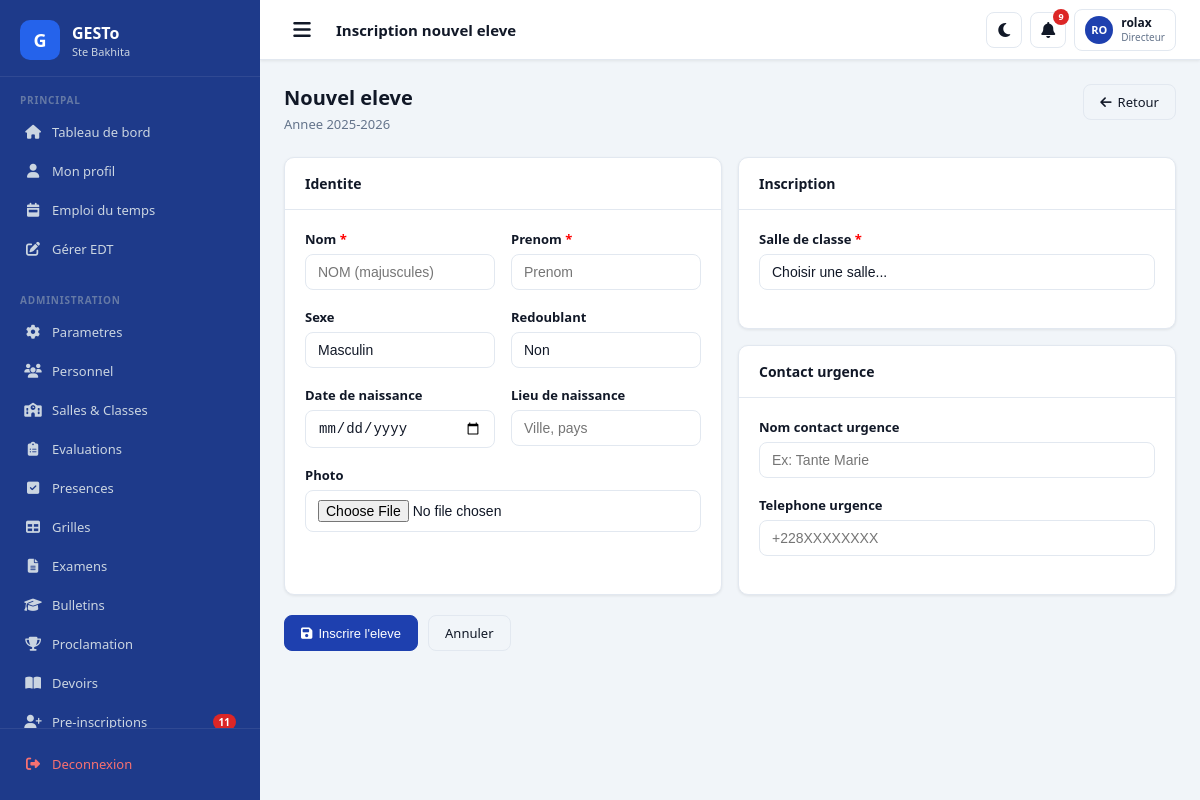
Screenshot of /eleves/nouveau/ (signed in) with the database file from the repository.
### apps/authentication/models.py (models this page shows, shortened)
class CustomUser(AbstractUser):
    ROLES = [
        ('DIRECTEUR', 'Directeur'),
        ('CENSEUR', 'Censeur'),
        ('PROFESSEUR', 'Professeur'),
        ('COMPTABLE', 'Comptable'),
        ('SURVEILLANT', 'Surveillant'),
        ('SECRETAIRE', 'Secrétaire'),
        ('PARENT', 'Parent'),
        ('ELEVE', 'Élève'),
    ]
    role = models.CharField(max_length=20, choices=ROLES, default='ELEVE')
    telephone = models.CharField(max_length=20, blank=True)
    telephone_wa = models.CharField(max_length=20, blank=True,
        help_text="Numéro WhatsApp avec indicatif ex: +22890000000")
    wa_verifie = models.BooleanField(default=False)
    photo = models.ImageField(upload_to='photos/personnel/', null=True, blank=True)
    adresse = models.CharField(max_length=200, blank=True)
    specialite = models.CharField(max_length=100, blank=True)
    date_prise_service = models.DateField(null=True, blank=True)
    preferences_notifications = models.JSONField(default=dict, blank=True)
    created_at = models.DateTimeField(auto_now_add=True)
    class Meta:
        verbose_name = 'Utilisateur'
        verbose_name_plural = 'Utilisateurs'

### apps/academic/models.py (models this page shows, shortened)
class AnneeScolaire(models.Model):
    nom = models.CharField(max_length=20, unique=True)
    date_debut = models.DateField(null=True, blank=True)
    date_fin = models.DateField(null=True, blank=True)
    est_active = models.BooleanField(default=False)
    class Meta:
        verbose_name = 'Année scolaire'
        ordering = ['-nom']
    @classmethod
    def active(cls):
        return cls.objects.filter(est_active=True).first()

### apps/students/views.py (the view)
        def wrapper(request, *args, **kwargs):
            if not request.user.is_authenticated:
                return redirect('login')
            if not (request.user.is_superuser or request.user.role in roles):
                messages.error(request, "Acces refuse.")
                return redirect('dashboard')
            return view_func(request, *args, **kwargs)

### apps/academic/models.py (called while the page is built)
    @classmethod
    def active(cls, annee=None):
        qs = cls.objects.filter(est_active=True)
        if annee:
            qs = qs.filter(annee=annee)
        return qs.first()

    @property
    def effectif(self):
        return self.inscriptions.filter(statut='ACTIVE').count()

### apps/core/templatetags/extras.py (called while the page is built)
@register.filter
def initiales(user):
    try:
        f = (user.first_name or '')[:1].upper()
        l = (user.last_name or '')[:1].upper()
        return f"{f}{l}" or user.username[:2].upper()
    except Exception:
        return '??'

### apps/students/views.py (called while the page is built, shortened)
def role_requis(*roles):
    def decorator(view_func):
        def wrapper(request, *args, **kwargs):
            if not request.user.is_authenticated:
                return redirect('login')
            if not (request.user.is_superuser or request.user.role in roles):
                messages.error(request, "Acces refuse.")
                return redirect('dashboard')
            return view_func(request, *args, **kwargs)
        wrapper.__name__ = view_func.__name__
        return wrapper
    return decorator

@login_required
@role_requis('DIRECTEUR', 'CENSEUR', 'SECRETAIRE')
def nouvel_eleve(request):
    annee = AnneeScolaire.active()
    if not annee:
        messages.error(request, "Activez d'abord une annee scolaire.")
        return redirect('liste_eleves')
    salles = SalleClasse.objects.filter(
        annee=annee, est_active=True
    ).order_by('niveau__ordre', 'nom')
    return render(request, 'students/nouvel_eleve.html', {
        'salles': salles,
        'annee': annee,
    })

### templates/students/nouvel_eleve.html (shortened to what this page needs)
{% extends 'base.html' %}
{% block page_title %}Inscription nouvel eleve{% endblock %}
{% block content %}
<div class="page-header">
  <div>
    <h1>Nouvel eleve</h1>
    <p>Annee {{ annee.nom }}</p>
  </div>
  <a href="{% url 'liste_eleves' %}" class="btn btn-secondary">
    <i class="fas fa-arrow-left"></i> Retour
  </a>
</div>
<form method="post" enctype="multipart/form-data">
  <div class="grid-2">
    <div class="card">
      <div class="card-header"><h5>Identite</h5></div>
      <div class="card-body">
        <div class="grid-2">
          <div class="form-group">
            <label class="form-label">
              Nom <span style="color:red">*</span>
            </label>
            <input type="text" name="nom" class="form-control"
                   placeholder="NOM (majuscules)" required>
          </div>
          <div class="form-group">
            <label class="form-label">
              Prenom <span style="color:red">*</span>
            </label>
            <input type="text" name="prenom" class="form-control"
                   placeholder="Prenom" required>
          </div>
        </div>
        <div class="grid-2">
          <div class="form-group">
            <label class="form-label">Sexe</label>
            <select name="sexe" class="form-control">
              <option value="M">Masculin</option>
            </select>
          </div>
          <div class="form-group">
            <label class="form-label">Redoublant</label>
            <select name="redoublant" class="form-control">
              <option value="0">Non</option>
            </select>
          </div>
        </div>
        <div class="grid-2">
          <div class="form-group">
            <label class="form-label">Date de naissance</label>
            <input type="date" name="date_naissance" class="form-control">
          </div>
          <div class="form-group">
            <label class="form-label">Lieu de naissance</label>
            <input type="text" name="lieu_naissance" class="form-control"
                   placeholder="Ville, pays">
          </div>
        </div>
        <div class="form-group">
          <label class="form-label">Photo</label>
          <input type="file" name="photo" class="form-control"
                 accept="image/*">
        </div>
      </div>
    </div>
    <div style="display:flex;flex-direction:column;gap:16px">
      <div class="card">
        <div class="card-header"><h5>Inscription</h5></div>
        <div class="card-body">
          <div class="form-group">
            <label class="form-label">
              Salle de classe <span style="color:red">*</span>
            </label>
            <select name="salle_id" class="form-control" required>
              <option value="">Choisir une salle...</option>
            </select>
          </div>
        </div>
      </div>
      <div class="card">
        <div class="card-header"><h5>Contact urgence</h5></div>
        <div class="card-body">
          <div class="form-group">
            <label class="form-label">Nom contact urgence</label>
            <input type="text" name="contact_urgence" class="form-control"
                   placeholder="Ex: Tante Marie">
          </div>
          <div class="form-group">
            <label class="form-label">Telephone urgence</label>
            <input type="text" name="telephone_urgence" class="form-control"
                   placeholder="+228XXXXXXXX">
          </div>
        </div>
      </div>
    </div>
  </div>
  <div style="margin-top:20px;display:flex;gap:10px">
    <button type="submit" class="btn btn-primary">
      <i class="fas fa-save"></i> Inscrire l'eleve
    </button>
    <a href="{% url 'liste_eleves' %}" class="btn btn-secondary">
      Annuler
    </a>
  </div>
</form>
{% endblock %}

### templates/base.html (shortened to what this page needs)
{% load static %}
{% load extras %}
<!DOCTYPE html>
<html lang="fr" data-theme="light">
<head>
  <link rel="stylesheet" href="{% static 'css/main.css' %}">
  <link rel="stylesheet"
        href="https://cdnjs.cloudflare.com/ajax/libs/font-awesome/6.5.0/css/all.min.css">
</head>
<body data-session-remaining="{{ session_remaining }}">
<div class="layout">
  <aside class="sidebar" id="sidebar">
    <div class="sidebar-logo">
      <div class="logo-icon">G</div>
      <div class="logo-text">
        <h1>GESTo</h1>
        <p>Ste Bakhita</p>
      </div>
    </div>
    <div style="flex:1;overflow-y:auto">
      <div class="sidebar-section">
        <div class="sidebar-section-label">Principal</div>
        <a href="{% url 'dashboard' %}"
           class="nav-item {% if request.path == '/' %}active{% endif %}">
          <span class="nav-icon"><i class="fas fa-home"></i></span>
          <span>Tableau de bord</span>
        </a>
        <a href="/profil/"
           class="nav-item {% if '/profil/' in request.path %}active{% endif %}">
          <span class="nav-icon"><i class="fas fa-user"></i></span>
          <span>Mon profil</span>
        </a>
        <a href="{% url 'vue_edt' %}"
           class="nav-item {% if '/emploi-du-temps/' in request.path %}active{% endif %}">
          <span class="nav-icon"><i class="fas fa-calendar-week"></i></span>
          <span>Emploi du temps</span>
        </a>
        {% if request.user.role in 'DIRECTEUR CENSEUR' %}
        <a href="{% url 'gestion_edt' %}"
           class="nav-item {% if '/emploi-du-temps/gestion/' in request.path %}active{% endif %}">
          <span class="nav-icon"><i class="fas fa-edit"></i></span>
          <span>Gérer EDT</span>
        </a>
        {% endif %}
      </div>
      {% if request.user.role in 'DIRECTEUR CENSEUR' %}
      <div class="sidebar-section">
        <div class="sidebar-section-label">Administration</div>
        {% if request.user.role == 'DIRECTEUR' or request.user.role == 'CENSEUR' %}
        <a href="{% url 'parametres' %}"
           class="nav-item {% if '/parametres/' in request.path %}active{% endif %}">
          <span class="nav-icon"><i class="fas fa-cog"></i></span>
          <span>Parametres</span>
        </a>
        {% endif %}
        <a href="/personnel/"
           class="nav-item {% if '/personnel/' in request.path %}active{% endif %}">
          <span class="nav-icon"><i class="fas fa-users"></i></span>
          <span>Personnel</span>
        </a>
        <a href="/salles/"
           class="nav-item {% if '/salles/' in request.path %}active{% endif %}">
          <span class="nav-icon"><i class="fas fa-school"></i></span>
          <span>Salles & Classes</span>
        </a>
        <a href="{% url 'liste_evaluations' %}"
           class="nav-item {% if '/notes/' in request.path %}active{% endif %}">
          <span class="nav-icon"><i class="fas fa-clipboard-list"></i></span>
          <span>Evaluations</span>
        </a>
        <a href="{% url 'liste_seances' %}"
           class="nav-item {% if '/presences/' in request.path %}active{% endif %}">
          <span class="nav-icon"><i class="fas fa-check-square"></i></span>
          <span>Presences</span>
        </a>
        <a href="{% url 'liste_grilles' %}"
           class="nav-item {% if '/notes/grilles/' in request.path %}active{% endif %}">
          <span class="nav-icon"><i class="fas fa-table"></i></span>
          <span>Grilles</span>
        </a>
        <a href="{% url 'liste_examens' %}"
           class="nav-item {% if '/notes/examens/' in request.path %}active{% endif %}">
          <span class="nav-icon"><i class="fas fa-file-alt"></i></span>
          <span>Examens</span>
        </a>
        <a href="{% url 'bulletins_salle' %}"
           class="nav-item {% if '/notes/bulletins/' in request.path %}active{% endif %}">
          <span class="nav-icon"><i class="fas fa-graduation-cap"></i></span>
          <span>Bulletins</span>
        </a>
        <a href="{% url 'proclamation' %}"
           class="nav-item {% if '/notes/proclamation/' in request.path %}active{% endif %}">
          <span class="nav-icon"><i class="fas fa-trophy"></i></span>
          <span>Proclamation</span>
        </a>
        <a href="{% url 'liste_devoirs' %}"
           class="nav-item {% if '/devoirs/' in request.path %}active{% endif %}">
          <span class="nav-icon"><i class="fas fa-book-open"></i></span>
          <span>Devoirs</span>
        </a>
        <a href="{% url 'liste_preinscriptions' %}"
           class="nav-item {% if '/inscription/admin/' in request.path %}active{% endif %}">
          <span class="nav-icon"><i class="fas fa-user-plus"></i></span>
          <span>Pre-inscriptions</span>
          {% if nb_preinscriptions_attente > 0 %}
          <span class="nav-badge">{{ nb_preinscriptions_attente }}</span>
          {% endif %}
        </a>
      </div>
      {% endif %}
    </div>
    <div class="sidebar-footer">
      <a href="/logout/" class="nav-item" style="color:#F87171">
        <span class="nav-icon"><i class="fas fa-sign-out-alt"></i></span>
        <span>Deconnexion</span>
      </a>
    </div>
  </aside>
  <div class="main-content">
    <nav class="navbar-top">
      <button class="navbar-toggle" onclick="toggleSidebar()">
        <i class="fas fa-bars"></i>
      </button>
      <span class="navbar-title">{% block page_title %}Tableau de bord{% endblock %}</span>
      <div class="navbar-actions">
        <button class="navbar-btn" id="theme-toggle"
                onclick="toggleTheme()" title="Mode sombre/clair">
          <i class="fas fa-moon"></i>
        </button>
        <a href="/messagerie/notifications/" class="navbar-btn"
           title="Notifications">
          <i class="fas fa-bell"></i>
          {% if nb_notifs > 0 %}
          <span class="notif-badge">{{ nb_notifs }}</span>
          {% endif %}
        </a>
        <a href="/profil/" class="user-menu">
          <div class="user-avatar">
            {{ request.user|initiales }}
          </div>
          <div class="user-info">
            <div class="user-name">{{ request.user.get_full_name|default:request.user.username|truncatechars:16 }}</div>
            <div class="user-role">{{ request.user.get_role_display }}</div>
          </div>
        </a>
      </div>
    </nav>
    <div class="page-body">
      {% block content %}{% endblock %}
    </div>
  </div>
</div>
</body>
</html>

### rows the page displays
CustomUser: user|initiales "RO", user.get_full_name "rolax", user.role "Directeur"
AnneeScolaire: nom "2025-2026"

### other values shown
{{ nb_preinscriptions_attente }} "11"
{{ nb_notifs }} "9"
